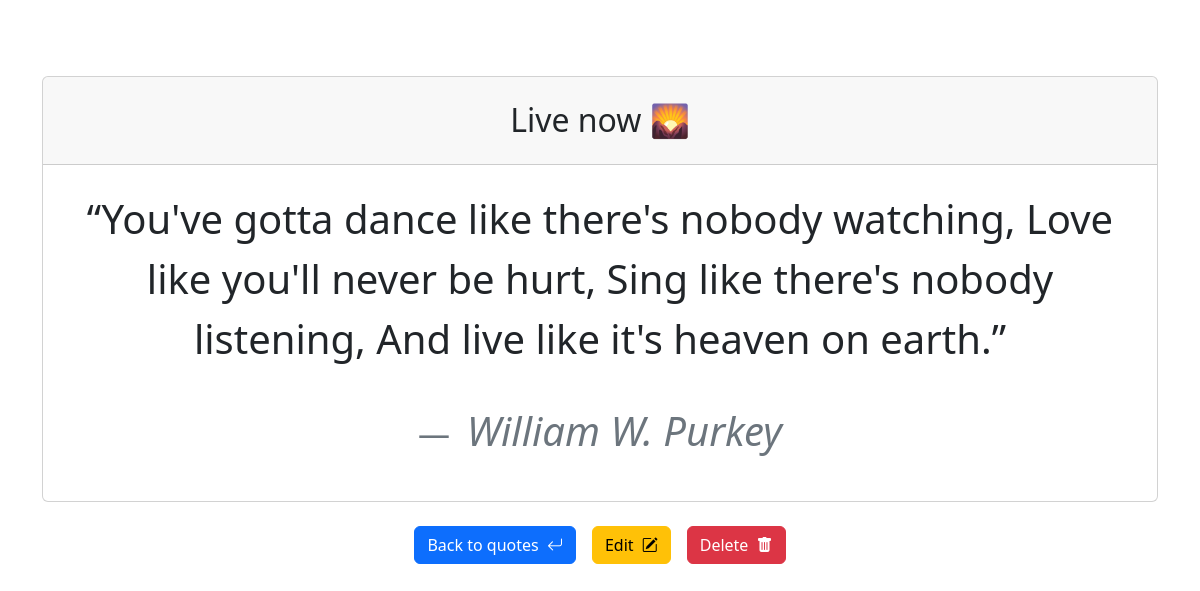
/quote/9/ (signed in), run on the app's committed database.
### quotes/models.py (models this page shows, shortened)
class Quote(models.Model):
    user_profile = models.ForeignKey(UserProfile, on_delete=models.CASCADE)
    title = models.CharField(max_length=100, blank=False, null=False)
    quote_text = models.TextField(max_length=500)
    quote_author = models.CharField(max_length=100)

### quotes/views.py (the view)
# urls.py: path('quote/<int:pk>/', views.QuoteDetailVIew.as_view(), name='quote')
class QuoteDetailVIew(LoginRequiredMixin, DetailView):
    model = Quote
    template_name = 'quote.html'
    context_object_name = 'quote'
    login_url = '/login'

### quotes/templates/quote.html (shortened to what this page needs)
<!DOCTYPE html>
<html lang="en">
<head>
    <link href="https://cdn.jsdelivr.net/npm/bootstrap@5.3.6/dist/css/bootstrap.min.css" rel="stylesheet">
    <link rel="stylesheet" href="https://cdn.jsdelivr.net/npm/bootstrap-icons@1.12.1/font/bootstrap-icons.min.css">
</head>
<body>
    <div class="container d-flex flex-column justify-content-center align-items-center text-center py-4" style="height: 80vh;">
        <div class="card">
            <div class="card-header p-4">
                <h2 class="mb-0">{{ quote.title }}</h2>
            </div>
            <div class="card-body p-4">
                <figure>
                    <blockquote class="blockquote fs-1 mb-5">
                        <q>{{ quote.quote_text }}</q>
                    </blockquote>
                    <figcaption class="blockquote-footer fs-2">
                        <cite class="fs-1">{{ quote.quote_author }}</cite>
                    </figcaption>
                </figure>
            </div>
        </div>
        <div class="d-flex flex-row justify-content-center gap-3 mt-4">
            <a href="{% url 'quotes' %}" class="btn btn-primary">Back to quotes <i class="bi bi-arrow-return-left ms-1"></i></a>
            <a href="{% url 'update' quote.pk %}" class="btn btn-warning">Edit <i class="bi bi-pencil-square ms-1"></i></a>
            <a href="{% url 'delete' quote.pk %}" class="btn btn-danger">Delete <i class="bi bi-trash-fill ms-1"></i></a>
        </div>
    </div>
</body>
</html>

### data on the page
Quote: title "Live now 🌄", quote_text "You've gotta dance like there's nobody watching, Love like you'll never be hurt, Sing like there's nobody listening, And live like it's heaven on earth.", quote_author "William W. Purkey"
